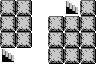

This game map was drawn from its Tiled (.tmx) file and the tilesets committed beside it. A one-line description and the full map source follow:
An orthogonal 6x4 tile map with 16x16 px tiles, 1 tile layer (Tile Layer 1).

<map version="1.10" tiledversion="1.10.2" orientation="orthogonal" renderorder="right-down" width="6" height="4" tilewidth="16" tileheight="16" infinite="0" nextlayerid="2" nextobjectid="1">
 <editorsettings>
  <export target="grove-shortcut.json" format="json" />
 </editorsettings>
 <tileset firstgid="1" source="../valleyntino-overworld-tiled-tiles.tsx" />
 <layer id="1" name="Tile Layer 1" width="6" height="4">
  <data encoding="csv">
12,12,1,1,15,12,
12,12,1,12,12,12,
12,12,1,12,12,12,
15,1,1,12,12,12
</data>
 </layer>
</map>
